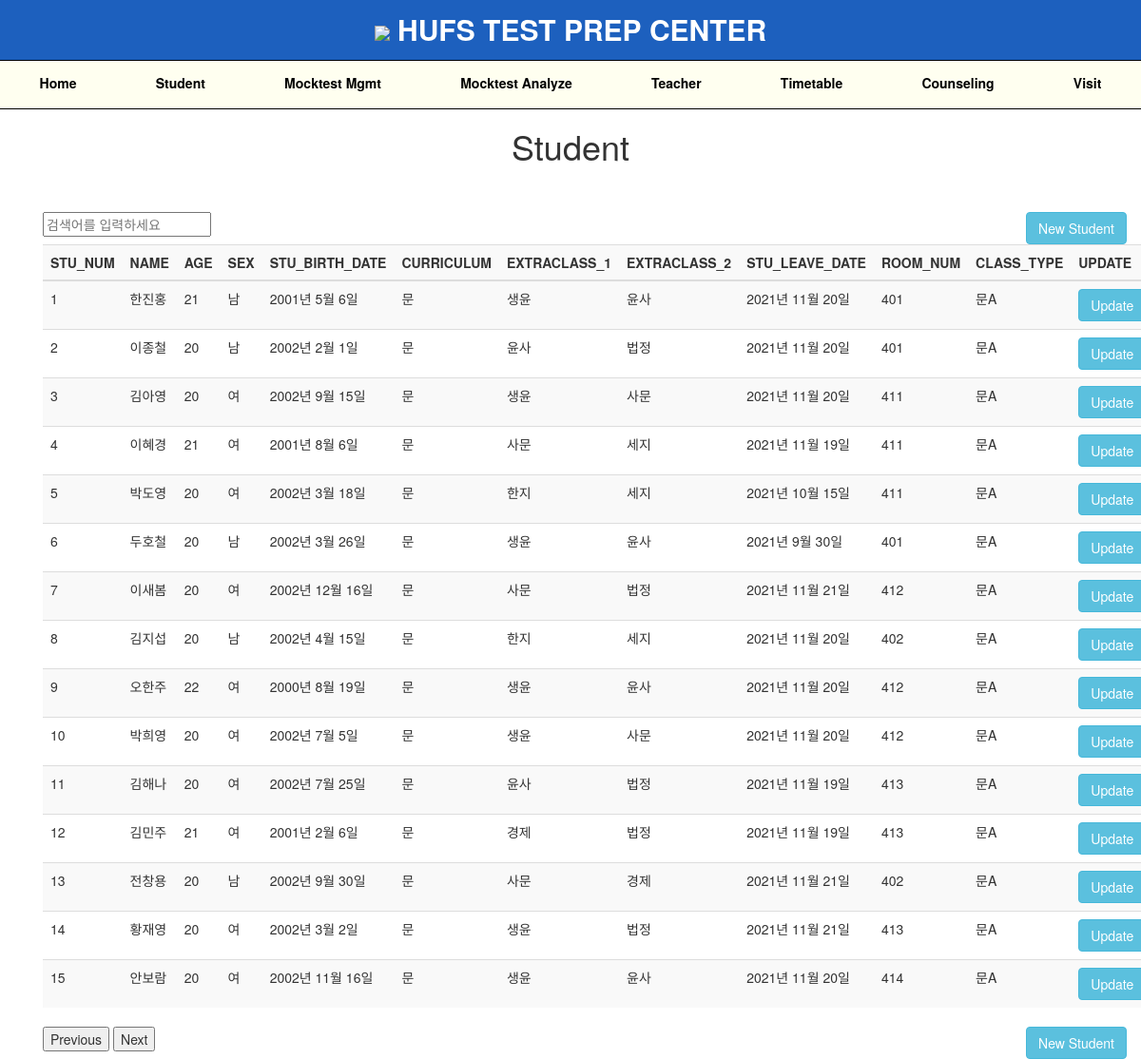
The page /student/ on the database its author committed.
### HUFS/models.py (models this page shows, shortened)
class Student(models.Model):
    stu_num = models.PositiveIntegerField(db_column='STU_NUM', primary_key=True)
    stu_name = models.CharField(db_column='STU_NAME', max_length=4)
    stu_age = models.PositiveIntegerField(db_column='STU_AGE')
    stu_sex = models.CharField(db_column='STU_SEX', max_length=1)
    stu_birth = models.DateField(db_column='STU_BIRTH')
    stu_curriculum = models.CharField(db_column='STU_CURRICULUM', max_length=1)
    stu_extraclass_1 = models.CharField(db_column='STU_EXTRACLASS_1', max_length=2)
    stu_extraclass_2 = models.CharField(db_column='STU_EXTRACLASS_2', max_length=2)
    stu_formerexam = models.DecimalField(db_column='STU_FORMEREXAM', max_digits=3,
                                         decimal_places=2)
    stu_leave_date = models.DateField(db_column='STU_LEAVE_DATE')
    stu_leave_reason = models.CharField(db_column='STU_LEAVE_REASON', max_length=100)
    room_room_num = models.ForeignKey(Room, models.DO_NOTHING, db_column='ROOM_ROOM_NUM')
    class_class_type = models.ForeignKey(Class, models.DO_NOTHING,
                                         db_column='CLASS_CLASS_TYPE')
    class Meta:
        managed = True
        db_table = 'student'

class Room(models.Model):
    room_num = models.PositiveIntegerField(db_column='ROOM_NUM', primary_key=True)
    administrator_admin_num = models.ForeignKey(Administrator, models.DO_NOTHING,
                                                db_column='ADMINISTRATOR_ADMIN_NUM')
    def __str__(self):
        return f" {self.room_num}"
    class Meta:
        managed = True
        db_table = 'room'

class Class(models.Model):
    class_type = models.CharField(db_column='CLASS_TYPE', primary_key=True, max_length=2)
    administrator_admin_num = models.ForeignKey(Administrator, models.DO_NOTHING,
                                                db_column='ADMINISTRATOR_ADMIN_NUM')
    def __str__(self):
        return self.class_type
    class Meta:
        managed = True
        db_table = 'class'

### HUFS/views.py (the view)
# urls.py: path('', views.student, name='student'),
def student(request):
    students = Student.objects.all()
    return render(request, 'student.html', {'students' : students})

### templates/student.html (shortened to what this page needs)
{% extends "base.html" %}
{% block content %}
    <h1>
        <center>Student</center>
    </h1>
    <div class="container">
        <div class="row">
            <div class="col-md-12">
                <input type="text" id="searchInput" placeholder="검색어를 입력하세요" oninput="search()">
                <a class="btn btn-info pull-right" href="{% url 'add_student' %}"> New Student </a>
                <table class="table table-striped">
                    <tr>
                        <th>STU_NUM</th>
                        <th>NAME</th>
                        <th>AGE</th>
                        <th>SEX</th>
                        <th>STU_BIRTH_DATE</th>
                        <th>CURRICULUM</th>
                        <th>EXTRACLASS_1</th>
                        <th>EXTRACLASS_2</th>
                        <th>STU_LEAVE_DATE</th>
                        <th>ROOM_NUM</th>
                        <th>CLASS_TYPE</th>
                        <th>UPDATE</th>
                    </tr>
                    <tbody id="studentTablebody">
                    <tr>
                        {% for student in students %}
                            <td> {{ student.stu_num }} </td>
                            <td> {{ student.stu_name }}</td>
                            <td> {{ student.stu_age }}</td>
                            <td> {{ student.stu_sex }}</td>
                            <td> {{ student.stu_birth }}</td>
                            <td> {{ student.stu_curriculum }}</td>
                            <td> {{ student.stu_extraclass_1 }}</td>
                            <td> {{ student.stu_extraclass_2 }}</td>
                            <td> {{ student.stu_leave_date }}</td>
                            <td> {{ student.room_room_num }}</td>
                            <td> {{ student.class_class_type }}</td>
                            <td><a class="btn btn-info" href="{% url 'update_student' student.stu_num %}">Update </a>
                            <td>
                            </tr>
                        {% endfor %}
                </table>
                <a class="btn btn-info pull-right" href="{% url 'add_student' %}"> New Student </a>
                <div id="pagination">
                    <button onclick="previousPage()">Previous</button>
                    <button onclick="nextPage()">Next</button>
                </div>
            </div>
        </div>
    </div>
    <link rel="stylesheet" href="https://maxcdn.bootstrapcdn.com/bootstrap/3.3.7/css/bootstrap.min.css">
{% endblock content %}

### templates/base.html (shortened to what this page needs)
<!DOCTYPE html>
<html lang="en">
<head>
</head>
<body>
<header>
    <div>
        <img src="https://i.ibb.co/Y73TzQx/image.gif" height="45px">
        HUFS TEST PREP CENTER
    </div>
</header>
<div class="container">
    <nav>
        <ul class="menu">
            <li><a href="/home/"><span>Home</span></a></li>
            <li><a href="/student/"><span>Student</span></a></li>
            <li><a href="/mocktest/"><span>Mocktest Mgmt</span></a></li>
            <li><a href="/mocktestanalyze/"><span>Mocktest Analyze</span></a></li>
            <li><a href="/teacher/"><span>Teacher</span></a></li>
            <li><a href="/timetable/"><span>Timetable</span></a></li>
            <li><a href="/counseling/"><span>Counseling</span></a></li>
            <li><a href="/visit/"><span>Visit</span></a></li>
        </ul>
    </nav>
    <main>
        {% block content %}
        {% endblock content %}
    </main>
</div>
</body>
</html>

### templates/base.html (style rules this page uses)
body { margin: 0; }
header { background-color: rgb(29, 96, 190); padding: 10px; border-bottom: 1px solid black; }
header > div { text-align: center; color: white; font-weight: bold; font-size: 30px; margin-bottom: 0px; }
.container { display: flex; flex-direction: column; margin-top: 50px; }
nav { background-color: ivory; height: 50px; display: flex; align-items: center; border-bottom: 1px solid black; position: absolute; top: 65px; left: 0; right: 0; z-index: 1; }
.menu { display: flex; justify-content: space-between; padding: 0; margin-top: 12px; list-style: none; flex-grow: 1; }
.menu li { flex-grow: 1; text-align: center; }
.menu li a { display: flex; align-items: center; justify-content: center; height: 100%; text-decoration: none; color: black; font-weight: bold; }

### rows shown on the page
Student: stu_num "1", stu_name "한진홍", stu_age "21", stu_sex "남", stu_birth "2001년 5월 6일", stu_curriculum "문", stu_extraclass_1 "생윤", stu_extraclass_2 "윤사", stu_leave_date "2021년 11월 20일", room_room_num "401", class_class_type "문A"
Student: stu_num "2", stu_name "이종철", stu_age "20", stu_sex "남", stu_birth "2002년 2월 1일", stu_curriculum "문", stu_extraclass_1 "윤사", stu_extraclass_2 "법정", stu_leave_date "2021년 11월 20일", room_room_num "401", class_class_type "문A"
Student: stu_num "3", stu_name "김아영", stu_age "20", stu_sex "여", stu_birth "2002년 9월 15일", stu_curriculum "문", stu_extraclass_1 "생윤", stu_extraclass_2 "사문", stu_leave_date "2021년 11월 20일", room_room_num "411", class_class_type "문A"
Student: stu_num "4", stu_name "이혜경", stu_age "21", stu_sex "여", stu_birth "2001년 8월 6일", stu_curriculum "문", stu_extraclass_1 "사문", stu_extraclass_2 "세지", stu_leave_date "2021년 11월 19일", room_room_num "411", class_class_type "문A"
Student: stu_num "5", stu_name "박도영", stu_age "20", stu_sex "여", stu_birth "2002년 3월 18일", stu_curriculum "문", stu_extraclass_1 "한지", stu_extraclass_2 "세지", stu_leave_date "2021년 10월 15일", room_room_num "411", class_class_type "문A"
Student: stu_num "6", stu_name "두호철", stu_age "20", stu_sex "남", stu_birth "2002년 3월 26일", stu_curriculum "문", stu_extraclass_1 "생윤", stu_extraclass_2 "윤사", stu_leave_date "2021년 9월 30일", room_room_num "401", class_class_type "문A"
Student: stu_num "7", stu_name "이새봄", stu_age "20", stu_sex "여", stu_birth "2002년 12월 16일", stu_curriculum "문", stu_extraclass_1 "사문", stu_extraclass_2 "법정", stu_leave_date "2021년 11월 21일", room_room_num "412", class_class_type "문A"
Student: stu_num "8", stu_name "김지섭", stu_age "20", stu_sex "남", stu_birth "2002년 4월 15일", stu_curriculum "문", stu_extraclass_1 "한지", stu_extraclass_2 "세지", stu_leave_date "2021년 11월 20일", room_room_num "402", class_class_type "문A"
Student: stu_num "9", stu_name "오한주", stu_age "22", stu_sex "여", stu_birth "2000년 8월 19일", stu_curriculum "문", stu_extraclass_1 "생윤", stu_extraclass_2 "윤사", stu_leave_date "2021년 11월 20일", room_room_num "412", class_class_type "문A"
Student: stu_num "10", stu_name "박희영", stu_age "20", stu_sex "여", stu_birth "2002년 7월 5일", stu_curriculum "문", stu_extraclass_1 "생윤", stu_extraclass_2 "사문", stu_leave_date "2021년 11월 20일", room_room_num "412", class_class_type "문A"
Student: stu_num "11", stu_name "김해나", stu_age "20", stu_sex "여", stu_birth "2002년 7월 25일", stu_curriculum "문", stu_extraclass_1 "윤사", stu_extraclass_2 "법정", stu_leave_date "2021년 11월 19일", room_room_num "413", class_class_type "문A"
Student: stu_num "12", stu_name "김민주", stu_age "21", stu_sex "여", stu_birth "2001년 2월 6일", stu_curriculum "문", stu_extraclass_1 "경제", stu_extraclass_2 "법정", stu_leave_date "2021년 11월 19일", room_room_num "413", class_class_type "문A"
Student: stu_num "13", stu_name "전창용", stu_age "20", stu_sex "남", stu_birth "2002년 9월 30일", stu_curriculum "문", stu_extraclass_1 "사문", stu_extraclass_2 "경제", stu_leave_date "2021년 11월 21일", room_room_num "402", class_class_type "문A"
Student: stu_num "14", stu_name "황재영", stu_age "20", stu_sex "여", stu_birth "2002년 3월 2일", stu_curriculum "문", stu_extraclass_1 "생윤", stu_extraclass_2 "법정", stu_leave_date "2021년 11월 21일", room_room_num "413", class_class_type "문A"
Student: stu_num "15", stu_name "안보람", stu_age "20", stu_sex "여", stu_birth "2002년 11월 16일", stu_curriculum "문", stu_extraclass_1 "생윤", stu_extraclass_2 "윤사", stu_leave_date "2021년 11월 20일", room_room_num "414", class_class_type "문A"
